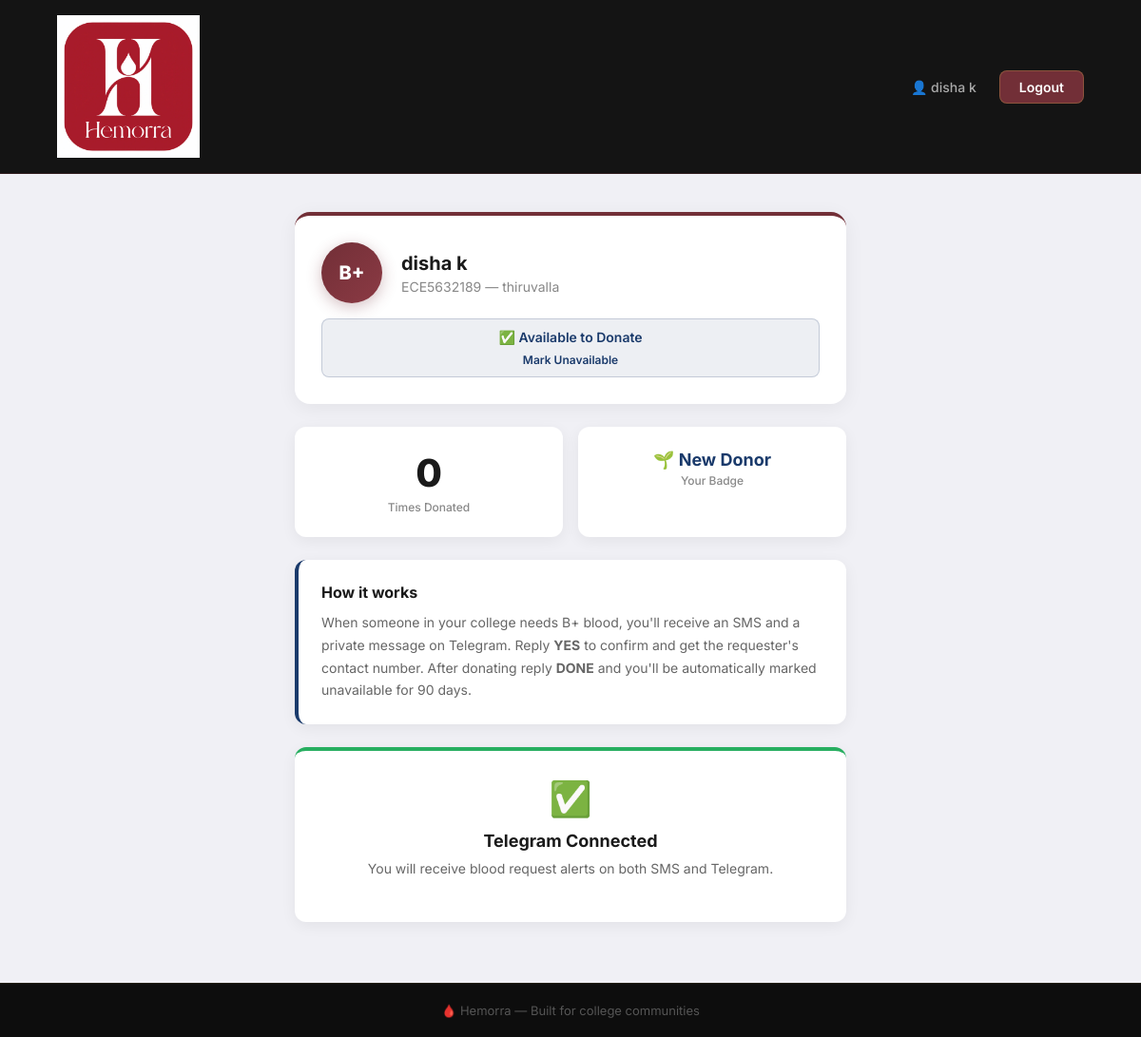
Page /donor_home (signed in) on the committed database.
### database.py (models this page shows)
class User(db.Model):
    id = db.Column(db.Integer, primary_key=True)
    name = db.Column(db.String(100), nullable=False)
    email = db.Column(db.String(100), unique=True, nullable=False)
    college_id = db.Column(db.String(50), unique=True, nullable=False)
    blood_group = db.Column(db.String(5), nullable=False)
    weight = db.Column(db.Float, nullable=False)
    city = db.Column(db.String(100), nullable=False)
    last_donation_date = db.Column(db.DateTime, nullable=True)
    is_available = db.Column(db.Boolean, default=True)
    next_eligible_date = db.Column(db.DateTime, nullable=True)
    donate_count = db.Column(db.Integer, default=0)
    password = db.Column(db.String(200), nullable=False)
    telegram_chat_id = db.Column(db.String(100), nullable=True)

### app.py (the view)
@app.route('/donor_home')
def donor_home():
    if 'user_id' not in session:
        return redirect(url_for('login'))
    user = User.query.get(session['user_id'])
    return render_template('donor_home.html', user=user, now=datetime.utcnow())

### templates/donor_home.html (shortened to what this page needs)
<!DOCTYPE html>
<html lang="en">
<head>
    <link rel="stylesheet" href="{{ url_for('static', filename='style.css') }}">
</head>
<body class="page-body">
    <nav class="nav-landing">
        <img src="{{ url_for('static', filename='logo.png.jpeg') }}" alt="Hemorra" class="nav-logo-img">
        <div class="nav-links">
            <span class="nav-name">👤 {{ user.name }}</span>
            <a href="/logout" class="btn-nav-register">Logout</a>
        </div>
    </nav>
    <div class="donor-page-container">
        <div class="profile-card">
            <div class="profile-top">
                <div class="blood-group-badge">{{ user.blood_group }}</div>
                <div class="profile-info">
                    <h2>{{ user.name }}</h2>
                    <p>{{ user.college_id }} — {{ user.city }}</p>
                </div>
            </div>
            {% if user.next_eligible_date and user.next_eligible_date > now %}
                <div class="availability-badge unavailable">
                    ⏳ Medical Cooldown — Eligible again on
                    {{ user.next_eligible_date.strftime('%d %B %Y') }}
                </div>
            {% elif user.is_available %}
                <div class="availability-badge available">
                    ✅ Available to Donate
                    <a href="/toggle_availability" class="toggle-btn">
                        Mark Unavailable
                    </a>
                </div>
            {% endif %}
        </div>
        <div class="donor-stats">
            <div class="donor-stat-card">
                <div class="stat-number">{{ user.donate_count }}</div>
                <div class="stat-label">Times Donated</div>
            </div>
            <div class="donor-stat-card">
                {% if user.donate_count >= 3 %}
                    <div class="badge gold">🥇 Gold Donor</div>
                {% elif user.donate_count >= 1 %}
                    <div class="badge silver">🥈 Silver Donor</div>
                {% else %}
                    <div class="badge new">🌱 New Donor</div>
                {% endif %}
                <div class="stat-label">Your Badge</div>
            </div>
        </div>
        <div class="info-box">
            <h3>How it works</h3>
            <p>
                When someone in your college needs {{ user.blood_group }} blood,
                you'll receive an SMS and a private message on Telegram.
                Reply <strong>YES</strong> to confirm and get the
                requester's contact number. After donating reply
                <strong>DONE</strong> and you'll be automatically
                marked unavailable for 90 days.
            </p>
        </div>
        {% if not user.telegram_chat_id %}
        <div class="telegram-box">
            <div class="telegram-icon">✈️</div>
            <h3>Connect Your Telegram</h3>
            <p>
                Connect Telegram to receive blood request alerts
                in addition to SMS. Click below to open the Hemorra
                bot and send <strong>/start</strong> to complete setup.
            </p>
            <a href="https://t.me/HemorraBOT"
                target="_blank" class="btn-primary">
                Connect Telegram
            </a>
        </div>
        {% else %}
        <div class="telegram-box connected">
            <div class="telegram-icon">✅</div>
            <h3>Telegram Connected</h3>
            <p>You will receive blood request alerts on both SMS and Telegram.</p>
        </div>
        {% endif %}
    </div>
    <footer class="page-footer">
        <p>🩸 Hemorra — Built for college communities</p>
    </footer>
</body>
</html>

### static/style.css (style rules this page uses)
* { margin: 0; padding: 0; box-sizing: border-box; font-family: 'Inter', 'Segoe UI', sans-serif; }
body { background: #0d0d0d; min-height: 100vh; }
.nav-landing { display: flex; align-items: center; justify-content: space-between; padding: 16px 60px; background: rgba(13,13,13,0.97); backdrop-filter: blur(10px); position: sticky; top: 0; z-index: 100; border-bottom: 1px solid rgba(114,47,55,0.3); }
.nav-logo-img { height: 150px; width: auto; }
.nav-links { display: flex; align-items: center; gap: 24px; }
.btn-nav-register { background: #722F37; color: white; padding: 8px 20px; border-radius: 8px; text-decoration: none; font-size: 14px; font-weight: 600; transition: background 0.2s; border: 1px solid rgba(201,168,76,0.3); }
.page-body { background: #f0f0f5; min-height: 100vh; font-family: 'Inter', sans-serif; display: flex; flex-direction: column; }
.stat-number { font-size: 40px; font-weight: 800; color: #1a1a1a; }
.stat-label { font-size: 12px; color: #888; margin-top: 4px; font-weight: 500; }
.donor-page-container { max-width: 620px; margin: 0 auto; padding: 40px 20px; flex: 1; width: 100%; }
.profile-card { background: white; padding: 28px; border-radius: 16px; box-shadow: 0 4px 20px rgba(0,0,0,0.06); margin-bottom: 24px; border-top: 4px solid #722F37; }
.profile-top { display: flex; align-items: center; gap: 20px; margin-bottom: 16px; }
.blood-group-badge { background: linear-gradient(135deg, #722F37, #8b3a44); color: white; font-size: 20px; font-weight: 800; width: 64px; height: 64px; border-radius: 50%; display: flex; align-items: center; justify-content: center; flex-shrink: 0; box-shadow: 0 4px 16px rgba(114,47,55,0.3); }
.profile-info h2 { font-size: 20px; font-weight: 700; color: #1a1a1a; margin-bottom: 4px; }
.profile-info p { font-size: 14px; color: #888; }
.availability-badge { padding: 10px 16px; border-radius: 8px; font-size: 14px; font-weight: 600; text-align: center; }
.availability-badge.available { background: rgba(26,58,107,0.08); color: #1a3a6b; border: 1px solid rgba(26,58,107,0.2); }
.donor-stats { display: grid; grid-template-columns: 1fr 1fr; gap: 16px; margin-bottom: 24px; }
.donor-stat-card { background: white; padding: 24px; border-radius: 12px; box-shadow: 0 4px 16px rgba(0,0,0,0.06); text-align: center; }
.badge { font-size: 18px; font-weight: 700; margin-bottom: 4px; }
.badge.new { color: #1a3a6b; }
.info-box { background: white; padding: 24px; border-radius: 12px; box-shadow: 0 4px 16px rgba(0,0,0,0.06); margin-bottom: 24px; border-left: 4px solid #1a3a6b; }
.info-box h3 { font-size: 16px; font-weight: 700; color: #1a1a1a; margin-bottom: 10px; }
.info-box p { font-size: 14px; color: #666; line-height: 1.7; }
.telegram-box { background: white; padding: 28px; border-radius: 12px; box-shadow: 0 4px 16px rgba(0,0,0,0.06); text-align: center; border-top: 4px solid #1a3a6b; margin-bottom: 24px; }
.telegram-box.connected { border-top: 4px solid #27ae60; }
.telegram-icon { font-size: 36px; margin-bottom: 12px; }
.telegram-box h3 { font-size: 18px; font-weight: 700; color: #1a1a1a; margin-bottom: 8px; }
.telegram-box p { font-size: 14px; color: #666; line-height: 1.6; margin-bottom: 16px; }
.toggle-btn { display: block; margin-top: 8px; font-size: 12px; color: #1a3a6b; text-decoration: none; font-weight: 600; }
.page-footer { background: #0d0d0d; color: #555; text-align: center; padding: 20px; font-size: 13px; margin-top: auto; border-top: 1px solid rgba(201,168,76,0.1); }
.nav-name { color: #aaa; font-size: 14px; font-weight: 500; }

### rows in the picture
User: name "disha k", blood_group "B+", college_id "ECE5632189", city "thiruvalla", donate_count "0"
